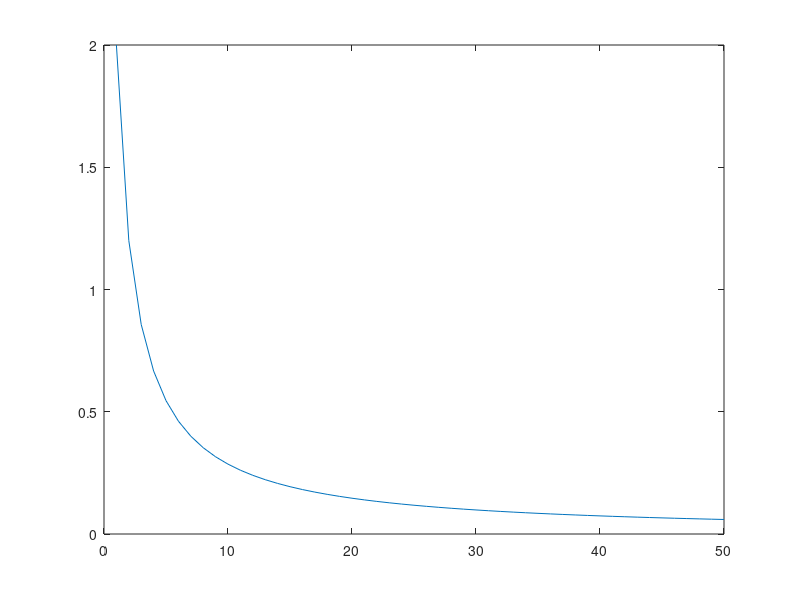

This figure's MATLAB source:
clear,clc,close all

p = 2;
R = 3;
for i = 1:50
	if i == 1
		P(i,1) = p;
	else
		P(i,1) = P(i-1,1)*(1-P(i-1,1)*(1/(P(i-1,1)+R)));
	end
end

figure
plot(P)